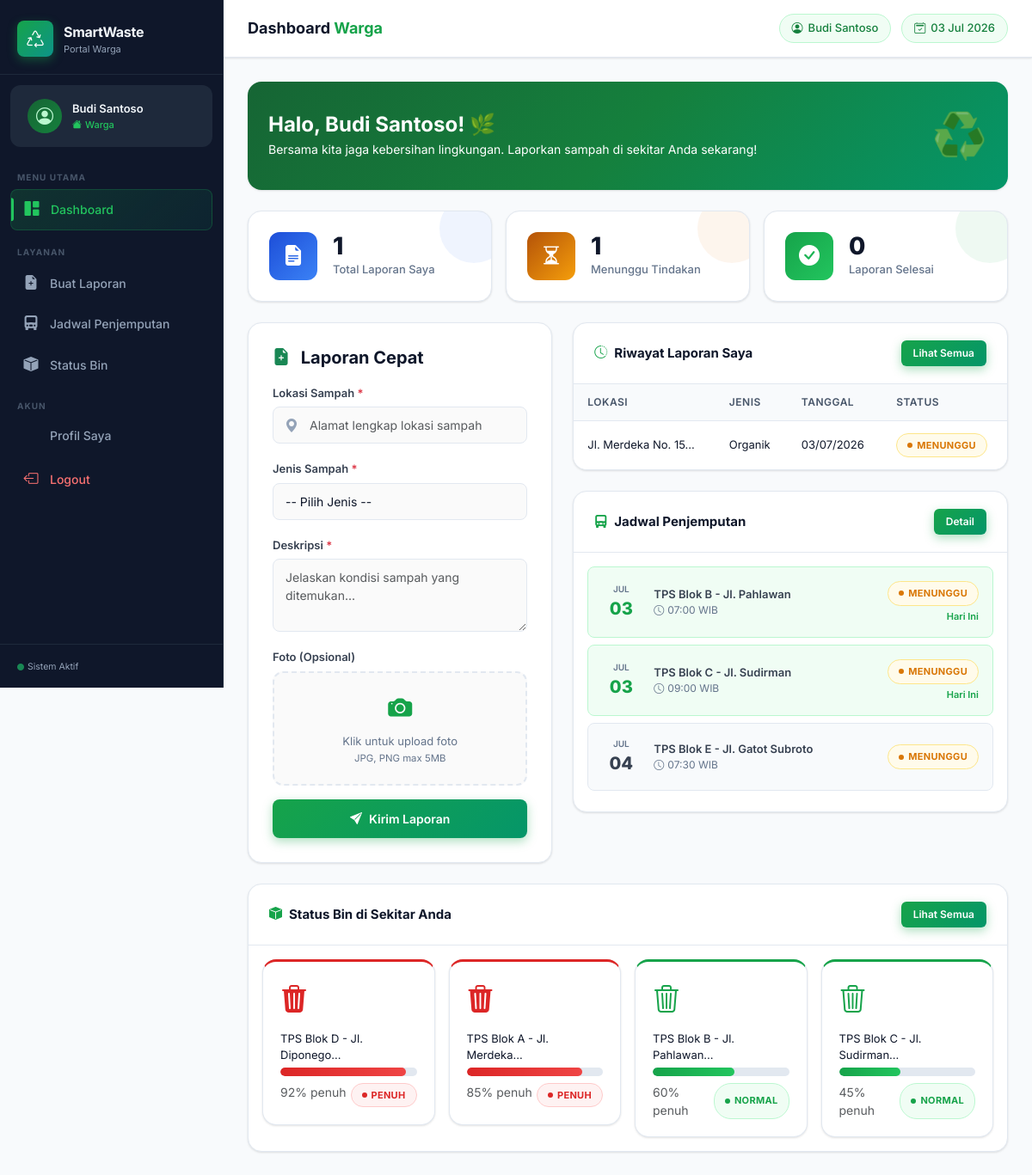
/dashboard_user.php (signed in), run on the app's committed database.
### tables this page shows
CREATE TABLE waste_reports (
    id INT AUTO_INCREMENT PRIMARY KEY,
    user_id INT NOT NULL,
    lokasi VARCHAR(200) NOT NULL,
    jenis_sampah VARCHAR(100) NOT NULL,
    deskripsi TEXT,
    foto VARCHAR(255),
    status ENUM('MENUNGGU','DIPROSES','SELESAI') NOT NULL DEFAULT 'MENUNGGU',
    tanggal_laporan TIMESTAMP DEFAULT CURRENT_TIMESTAMP,
    FOREIGN KEY (user_id) REFERENCES users(id) ON DELETE CASCADE
);

CREATE TABLE pickup_schedule (
    id INT AUTO_INCREMENT PRIMARY KEY,
    lokasi VARCHAR(200) NOT NULL,
    tanggal_jemput DATE NOT NULL,
    jam_jemput TIME NOT NULL,
    status ENUM('MENUNGGU','DIJEMPUT','SELESAI') NOT NULL DEFAULT 'MENUNGGU',
    catatan TEXT
);

CREATE TABLE bins (
    id INT AUTO_INCREMENT PRIMARY KEY,
    lokasi VARCHAR(200) NOT NULL,
    kapasitas_max INT NOT NULL,
    tingkat_kepenuhan INT NOT NULL DEFAULT 0,
    status ENUM('NORMAL','PENUH') NOT NULL DEFAULT 'NORMAL',
    updated_at TIMESTAMP DEFAULT CURRENT_TIMESTAMP ON UPDATE CURRENT_TIMESTAMP
);

### dashboard_user.php (the view, shortened to what this page needs)
<?php
require_once 'config/db.php';
$user_id = $_SESSION['user_id'];
$my_reports = $conn->query("SELECT COUNT(*) as c FROM waste_reports WHERE user_id=$user_id")->fetch_assoc()['c'];
$my_pending = $conn->query("SELECT COUNT(*) as c FROM waste_reports WHERE user_id=$user_id AND status='MENUNGGU'")->fetch_assoc()['c'];
$my_done    = $conn->query("SELECT COUNT(*) as c FROM waste_reports WHERE user_id=$user_id AND status='SELESAI'")->fetch_assoc()['c'];
$today = date('Y-m-d');
$pickups = $conn->query("SELECT * FROM pickup_schedule WHERE tanggal_jemput >= '$today' ORDER BY tanggal_jemput ASC, jam_jemput ASC LIMIT 5");
$my_latest = $conn->query("SELECT * FROM waste_reports WHERE user_id=$user_id ORDER BY tanggal_laporan DESC LIMIT 5");
?>
<?php include 'includes/header.php'; ?>
<div class="d-flex">
    <?php include 'includes/sidebar_user.php'; ?>
    <div class="main-content flex-grow-1">
        <div class="topbar">
            <h1 class="topbar-title">Dashboard <span>Warga</span></h1>
            <div class="topbar-right">
                <div class="topbar-badge">
                    <i class="bi bi-person-circle"></i>
                    <?= htmlspecialchars($_SESSION['user_nama']) ?>
                </div>
                <div class="topbar-badge">
                    <i class="bi bi-calendar2-check"></i>
                    <?= date('d M Y') ?>
                </div>
            </div>
        </div>
        <div class="page-container">
            <div class="card-modern p-4 mb-4" style="background:linear-gradient(135deg,#166534,#15803d,#059669);color:#fff;border:none;">
                <div class="d-flex align-items-center justify-content-between flex-wrap gap-3">
                    <div>
                        <h4 class="mb-1 fw-bold">Halo, <?= htmlspecialchars($_SESSION['user_nama']) ?>! 🌿</h4>
                        <p class="mb-0 opacity-80" style="font-size:14px;">Bersama kita jaga kebersihan lingkungan. Laporkan sampah di sekitar Anda sekarang!</p>
                    </div>
                    <div style="font-size:52px; opacity:0.7;">♻️</div>
                </div>
            </div>
            <div class="row g-3 mb-4">
                <div class="col-md-4">
                    <div class="stat-card blue">
                        <div class="stat-icon blue"><i class="bi bi-file-earmark-text-fill"></i></div>
                        <div class="stat-info">
                            <div class="stat-value" data-count="<?= $my_reports ?>"><?= $my_reports ?></div>
                            <div class="stat-label">Total Laporan Saya</div>
                        </div>
                    </div>
                </div>
                <div class="col-md-4">
                    <div class="stat-card orange">
                        <div class="stat-icon orange"><i class="bi bi-hourglass-split"></i></div>
                        <div class="stat-info">
                            <div class="stat-value" data-count="<?= $my_pending ?>"><?= $my_pending ?></div>
                            <div class="stat-label">Menunggu Tindakan</div>
                        </div>
                    </div>
                </div>
                <div class="col-md-4">
                    <div class="stat-card green">
                        <div class="stat-icon green"><i class="bi bi-check-circle-fill"></i></div>
                        <div class="stat-info">
                            <div class="stat-value" data-count="<?= $my_done ?>"><?= $my_done ?></div>
                            <div class="stat-label">Laporan Selesai</div>
                        </div>
                    </div>
                </div>
            </div>
            <div class="row g-4">
                <div class="col-lg-5">
                    <div class="form-card">
                        <h5 class="mb-3 fw-bold" style="color:var(--text-main);">
                            <i class="bi bi-file-earmark-plus-fill text-success me-2"></i>
                            Laporan Cepat
                        </h5>
                        <form method="POST" enctype="multipart/form-data" onsubmit="return validateReportForm()">
                            <div class="mb-3">
                                <label for="lokasi" class="form-label">Lokasi Sampah <span class="text-danger">*</span></label>
                                <div class="input-icon-wrap">
                                    <input type="text" class="form-control" id="lokasi" name="lokasi"
                                           placeholder="Alamat lengkap lokasi sampah">
                                </div>
                            </div>
                            <div class="mb-3">
                                <label for="jenis_sampah" class="form-label">Jenis Sampah <span class="text-danger">*</span></label>
                                <select class="form-select" id="jenis_sampah" name="jenis_sampah">
                                    <option value="">-- Pilih Jenis --</option>
                                </select>
                            </div>
                            <div class="mb-3">
                                <label for="deskripsi" class="form-label">Deskripsi <span class="text-danger">*</span></label>
                                <textarea class="form-control" id="deskripsi" name="deskripsi" rows="3"
                                          placeholder="Jelaskan kondisi sampah yang ditemukan..."></textarea>
                            </div>
                            <div class="mb-3">
                                <label class="form-label">Foto (Opsional)</label>
                                <div class="img-preview-wrap" id="foto-preview" onclick="document.getElementById('foto').click()">
                                    <div class="img-preview-placeholder">
                                        <i class="bi bi-camera-fill d-block mb-2" style="font-size:28px;color:var(--primary);"></i>
                                        <p style="font-size:13px;color:#64748b;margin:0;">Klik untuk upload foto<br><small>JPG, PNG max 5MB</small></p>
                                    </div>
                                </div>
                            </div>
                            <button type="submit" class="btn-eco w-100 justify-content-center" style="padding:12px;">
                                <i class="bi bi-send-fill"></i>
                                Kirim Laporan
                            </button>
                        </form>
                    </div>
                </div>
                <div class="col-lg-7">
                    <div class="table-card mb-4">
                        <div class="table-card-header">
                            <h5 class="table-card-title">
                                <i class="bi bi-clock-history"></i>
                                Riwayat Laporan Saya
                            </h5>
                            <a href="reports.php" class="btn-eco btn-eco-sm">Lihat Semua</a>
                        </div>
                        <div class="table-responsive">
                            <table class="table mb-0" style="font-size:13px;">
                                <thead>
                                    <tr>
                                        <th>Lokasi</th>
                                        <th>Jenis</th>
                                        <th>Tanggal</th>
                                        <th>Status</th>
                                    </tr>
                                </thead>
                                <tbody>
                                    <?php if ($my_latest && $my_latest->num_rows > 0):
                                        while ($r = $my_latest->fetch_assoc()):
                                            $st = strtolower($r['status']);
                                            $badge = ['menunggu'=>'badge-menunggu','diproses'=>'badge-diproses','selesai'=>'badge-selesai'][$st] ?? 'badge-menunggu';
                                    ?>
                                    <tr>
                                        <td><?= htmlspecialchars(substr($r['lokasi'], 0, 22)) ?>...</td>
                                        <td><?= htmlspecialchars($r['jenis_sampah']) ?></td>
                                        <td><?= date('d/m/Y', strtotime($r['tanggal_laporan'])) ?></td>
                                        <td><span class="badge-status <?= $badge ?>"><?= $r['status'] ?></span></td>
                                    </tr>
                                    <?php endwhile;
                                    endif; ?>
                                </tbody>
                            </table>
                        </div>
                    </div>
                    <div class="table-card">
                        <div class="table-card-header">
                            <h5 class="table-card-title">
                                <i class="bi bi-truck-front-fill"></i>
                                Jadwal Penjemputan
                            </h5>
                            <a href="pickup.php" class="btn-eco btn-eco-sm">Detail</a>
                        </div>
                        <div class="p-3">
                            <?php if ($pickups && $pickups->num_rows > 0):
                                while ($p = $pickups->fetch_assoc()):
                                    $is_today = $p['tanggal_jemput'] == $today;
                                    $st = strtolower($p['status']);
                                    $badge = ['menunggu'=>'badge-menunggu','dijemput'=>'badge-dijemput','selesai'=>'badge-selesai'][$st] ?? 'badge-menunggu';
                            ?>
                            <div class="d-flex align-items-center justify-content-between p-3 mb-2 rounded-3" style="background:<?= $is_today ? '#f0fdf4' : '#f8fafc' ?>;border:1px solid <?= $is_today ? '#bbf7d0' : '#e2e8f0' ?>;">
                                <div class="d-flex align-items-center gap-3">
                                    <div style="text-align:center;min-width:44px;">
                                        <div style="font-size:10px;text-transform:uppercase;color:#64748b;font-weight:600;"><?= date('M', strtotime($p['tanggal_jemput'])) ?></div>
                                        <div style="font-size:20px;font-weight:800;color:<?= $is_today ? '#16a34a' : '#374151' ?>;"><?= date('d', strtotime($p['tanggal_jemput'])) ?></div>
                                    </div>
                                    <div>
                                        <div style="font-size:13px;font-weight:600;color:#374151;"><?= htmlspecialchars($p['lokasi']) ?></div>
                                        <div style="font-size:12px;color:#64748b;"><i class="bi bi-clock me-1"></i><?= date('H:i', strtotime($p['jam_jemput'])) ?> WIB</div>
                                    </div>
                                </div>
                                <div class="d-flex flex-column align-items-end gap-1">
                                    <span class="badge-status <?= $badge ?>"><?= $p['status'] ?></span>
                                    <?php if ($is_today): ?><small style="color:#16a34a;font-size:11px;font-weight:600;">Hari Ini</small><?php endif; ?>
                                </div>
                            </div>
                            <?php endwhile;
                            endif; ?>
                        </div>
                    </div>
                </div>
            </div>
            <div class="table-card mt-4">
                <div class="table-card-header">
                    <h5 class="table-card-title"><i class="bi bi-box-fill"></i>Status Bin di Sekitar Anda</h5>
                    <a href="bins.php" class="btn-eco btn-eco-sm">Lihat Semua</a>
                </div>
                <div class="row g-3 p-3">
                    <?php
                    $bins_data = $conn->query("SELECT * FROM bins ORDER BY tingkat_kepenuhan DESC LIMIT 4");
                    if ($bins_data && $bins_data->num_rows > 0):
                        while ($bin = $bins_data->fetch_assoc()):
                            $pct = min(100, intval($bin['tingkat_kepenuhan']));
                            $is_full = $pct >= 80;
                    ?>
                    <div class="col-md-3 col-sm-6">
                        <div class="bin-card <?= strtolower($bin['status']) ?>">
                            <div class="bin-card-icon <?= strtolower($bin['status']) ?>">
                                <i class="bi bi-trash<?= $is_full ? '3-fill' : '3' ?>"></i>
                            </div>
                            <div class="fw-600 mb-1" style="font-size:13px;"><?= htmlspecialchars(substr($bin['lokasi'], 0, 25)) ?>...</div>
                            <div class="bin-progress mb-2">
                                <div class="bin-progress-bar <?= $is_full ? 'penuh' : 'normal' ?>" style="width:<?= $pct ?>%"></div>
                            </div>
                            <div class="d-flex justify-content-between">
                                <small class="text-muted"><?= $pct ?>% penuh</small>
                                <span class="badge-status <?= $is_full ? 'badge-penuh' : 'badge-normal' ?>"><?= $bin['status'] ?></span>
                            </div>
                        </div>
                    </div>
                    <?php endwhile;
                    else: ?>
                    <div class="col-12"><p class="text-center text-muted py-3">Belum ada data bin</p></div>
                    <?php endif; ?>
                </div>
            </div>
        </div>
    </div>
</div>
<?php include 'includes/footer.php'; ?>

### data on the page
waste_reports: lokasi "Jl. Merdeka No. 15", jenis_sampah "Organik", tanggal_laporan "03/07/2026", status "MENUNGGU"
pickup_schedule: tanggal_jemput "JUL", tanggal_jemput "03", lokasi "TPS Blok B - Jl. Pahlawan", jam_jemput "07:00", status "MENUNGGU", shows "Hari Ini"
pickup_schedule: tanggal_jemput "JUL", tanggal_jemput "03", lokasi "TPS Blok C - Jl. Sudirman", jam_jemput "09:00", status "MENUNGGU", shows "Hari Ini"
pickup_schedule: tanggal_jemput "JUL", tanggal_jemput "04", lokasi "TPS Blok E - Jl. Gatot Subroto", jam_jemput "07:30", status "MENUNGGU"
bins: lokasi "TPS Blok D - Jl. Diponego", tingkat_kepenuhan "92", status "PENUH"
bins: lokasi "TPS Blok A - Jl. Merdeka", tingkat_kepenuhan "85", status "PENUH"
bins: lokasi "TPS Blok B - Jl. Pahlawan", tingkat_kepenuhan "60", status "NORMAL"
bins: lokasi "TPS Blok C - Jl. Sudirman", tingkat_kepenuhan "45", status "NORMAL"

### other printed values
$_SESSION['user_nama'] "Budi Santoso"
$my_reports "1"
$my_pending "1"
$my_done "0"
